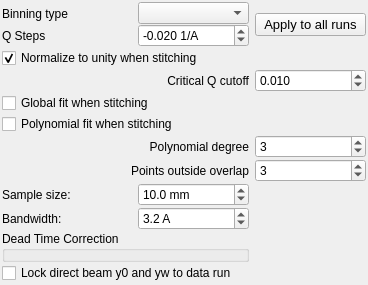
          <widget class="QWidget" name="reflectivity_extraction_global">
           <property name="geometry">
            <rect>
             <x>0</x>
             <y>0</y>
             <width>368</width>
             <height>278</height>
            </rect>
           </property>
           <attribute name="label">
            <string>Reflectivity Extraction (Global)</string>
           </attribute>
           <layout class="QGridLayout" name="gridLayout_3">
            <property name="leftMargin">
             <number>2</number>
            </property>
            <property name="topMargin">
             <number>2</number>
            </property>
            <property name="rightMargin">
             <number>2</number>
            </property>
            <property name="bottomMargin">
             <number>2</number>
            </property>
            <property name="verticalSpacing">
             <number>1</number>
            </property>
            <item row="0" column="3">
             <widget class="QPushButton" name="propagate_binning_options_button">
              <property name="font">
               <font>
                <pointsize>10</pointsize>
               </font>
              </property>
              <property name="toolTip">
               <string>Apply the binning type with the given Q-step to all runs.</string>
              </property>
              <property name="text">
               <string>Apply to all runs</string>
              </property>
             </widget>
            </item>
            <item row="0" column="1">
             <layout class="QVBoxLayout">
              <item>
               <widget class="QLabel" name="q_rebin_label_global">
                <property name="toolTip">
                 <string>Step size in Q for reflectometry reduction. Enter a negative number to get a log scale.</string>
                </property>
                <property name="text">
                 <string>Binning type</string>
                </property>
               </widget>
              </item>
              <item>
               <widget class="QLabel" name="q_rebin_label_global">
                <property name="toolTip">
                 <string>Step size in Q for reflectometry reduction. Enter a negative number to get a log scale.</string>
                </property>
                <property name="text">
                 <string>Q Steps</string>
                </property>
               </widget>
              </item>
             </layout>
            </item>
            <item row="0" column="2">
             <layout class="QVBoxLayout">
              <item>
               <widget class="BinningTypeSelection" name="q_binning_type_selector_global"/>
              </item>
              <item>
               <widget class="QDoubleSpinBox" name="q_rebin_spinbox_global">
                <property name="toolTip">
                 <string>Step size in Q for rebinning. Negative number produce a logarithmic binning</string>
                </property>
                <property name="suffix">
                 <string> 1/A</string>
                </property>
                <property name="decimals">
                 <number>3</number>
                </property>
                <property name="minimum">
                 <double>-0.100000000000000</double>
                </property>
                <property name="maximum">
                 <double>0.100000000000000</double>
                </property>
                <property name="singleStep">
                 <double>0.001000000000000</double>
                </property>
                <property name="value">
                 <double>-0.020000000000000</double>
                </property>
               </widget>
              </item>
             </layout>
            </item>
            <item row="2" column="1" colspan="2">
             <widget class="QCheckBox" name="normalize_to_unity_checkbox">
              <property name="toolTip">
               <string>Normalize the total reflectivity plateau to unity when stitching</string>
              </property>
              <property name="text">
               <string>Normalize to unity when stitching</string>
              </property>
              <property name="checked">
               <bool>true</bool>
              </property>
             </widget>
            </item>
            <item row="3" column="1" colspan="2">
             <widget class="QLabel" name="normalization_q_cutoff_label">
              <property name="text">
               <string>Critical Q cutoff</string>
              </property>
              <property name="alignment">
               <set>Qt::AlignRight|Qt::AlignTrailing|Qt::AlignVCenter</set>
              </property>
             </widget>
            </item>
            <item row="3" column="3">
             <widget class="QDoubleSpinBox" name="normalization_q_cutoff_spinbox">
              <property name="toolTip">
               <string>Q-value below which the reflectivity should be 1.</string>
              </property>
              <property name="decimals">
               <number>3</number>
              </property>
              <property name="singleStep">
               <double>0.001000000000000</double>
              </property>
              <property name="value">
               <double>0.010000000000000</double>
              </property>
             </widget>
            </item>
            <item row="4" column="1" colspan="2">
             <widget class="QCheckBox" name="global_fit_checkbox">
              <property name="toolTip">
               <string>Perform stitching fit using all cross-sections</string>
              </property>
              <property name="text">
               <string>Global fit when stitching</string>
              </property>
             </widget>
            </item>
            <item row="5" column="1" colspan="2">
             <widget class="QCheckBox" name="polynomial_stitching_checkbox">
              <property name="toolTip">
               <string>Use polynomial function to determine scaling factors</string>
              </property>
              <property name="text">
               <string>Polynomial fit when stitching</string>
              </property>
             </widget>
            </item>
            <item row="6" column="1" colspan="2">
             <widget class="QLabel" name="polynomial_stitching_degree_label">
              <property name="text">
               <string>Polynomial degree</string>
              </property>
              <property name="alignment">
               <set>Qt::AlignRight|Qt::AlignTrailing|Qt::AlignVCenter</set>
              </property>
             </widget>
            </item>
            <item row="6" column="3">
             <widget class="QSpinBox" name="polynomial_stitching_degree_spinbox">
              <property name="value">
               <number>3</number>
              </property>
             </widget>
            </item>
            <item row="7" column="1" colspan="2">
             <widget class="QLabel" name="polynomial_stitching_points_label">
              <property name="text">
               <string>Points outside overlap</string>
              </property>
              <property name="alignment">
               <set>Qt::AlignRight|Qt::AlignTrailing|Qt::AlignVCenter</set>
              </property>
             </widget>
            </item>
            <item row="7" column="3">
             <widget class="QSpinBox" name="polynomial_stitching_points_spinbox">
              <property name="value">
               <number>3</number>
              </property>
             </widget>
            </item>
            <item row="9" column="1">
             <widget class="QLabel" name="final_rebin_label_global">
              <property name="minimumSize">
               <size>
                <width>130</width>
                <height>0</height>
               </size>
              </property>
              <property name="visible">
               <bool>false</bool>
              </property>
              <property name="text">
               <string>Sample size:</string>
              </property>
             </widget>
            </item>
            <item row="9" column="2">
             <widget class="QDoubleSpinBox" name="sample_size_spinbox">
              <property name="visible">
               <bool>false</bool>
              </property>
              <property name="suffix">
               <string> mm</string>
              </property>
              <property name="decimals">
               <number>1</number>
              </property>
              <property name="maximum">
               <double>10000.000000000000000</double>
              </property>
              <property name="value">
               <double>10.000000000000000</double>
              </property>
             </widget>
            </item>
            <item row="10" column="1">
             <widget class="QLabel" name="bandwidth_label">
              <property name="visible">
               <bool>false</bool>
              </property>
              <property name="text">
               <string>Bandwidth:</string>
              </property>
             </widget>
            </item>
            <item row="10" column="2">
             <widget class="QDoubleSpinBox" name="bandwidth_spinbox">
              <property name="visible">
               <bool>false</bool>
              </property>
              <property name="toolTip">
               <string>Bandwidth to use to select the TOF range when loading data.</string>
              </property>
              <property name="suffix">
               <string> A</string>
              </property>
              <property name="decimals">
               <number>1</number>
              </property>
              <property name="singleStep">
               <double>0.100000000000000</double>
              </property>
              <property name="value">
               <double>3.200000000000000</double>
              </property>
             </widget>
            </item>
            <item row="11" column="1" colspan="2">
             <widget class="DeadTimeEntryPoint" name="deadtime_entry">
              <property name="title">
               <string>Dead Time Correction</string>
              </property>
             </widget>
            </item>
            <item row="12" column="1" colspan="3">
             <widget class="QCheckBox" name="direct_beam_y_lock_checkbox">
              <property name="toolTip">
               <string>The direct beam y0 and yw are taken from the data run instead of from the direct beam table</string>
              </property>
              <property name="text">
               <string>Lock direct beam y0 and yw to data run</string>
              </property>
             </widget>
            </item>
           </layout>
          </widget>
